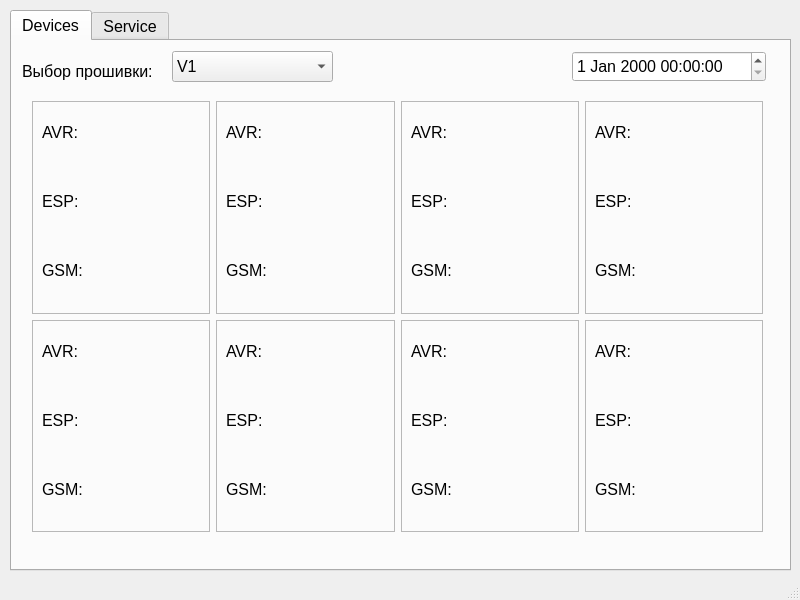
<?xml version="1.0" encoding="UTF-8"?>
<ui version="4.0">
 <class>MainWindow</class>
 <widget class="QMainWindow" name="MainWindow">
  <property name="geometry">
   <rect>
    <x>0</x>
    <y>0</y>
    <width>800</width>
    <height>600</height>
   </rect>
  </property>
  <property name="windowTitle">
   <string>MainWindow</string>
  </property>
  <widget class="QWidget" name="centralwidget">
   <widget class="QTabWidget" name="Devices">
    <property name="geometry">
     <rect>
      <x>10</x>
      <y>10</y>
      <width>781</width>
      <height>561</height>
     </rect>
    </property>
    <property name="font">
     <font>
      <pointsize>12</pointsize>
     </font>
    </property>
    <property name="currentIndex">
     <number>0</number>
    </property>
    <widget class="QWidget" name="tab">
     <attribute name="title">
      <string>Devices</string>
     </attribute>
     <widget class="QComboBox" name="select_version">
      <property name="geometry">
       <rect>
        <x>160</x>
        <y>10</y>
        <width>161</width>
        <height>31</height>
       </rect>
      </property>
      <item>
       <property name="text">
        <string>V1</string>
       </property>
      </item>
      <item>
       <property name="text">
        <string>V2</string>
       </property>
      </item>
      <item>
       <property name="text">
        <string>V3</string>
       </property>
      </item>
     </widget>
     <widget class="QLabel" name="version">
      <property name="geometry">
       <rect>
        <x>10</x>
        <y>20</y>
        <width>151</width>
        <height>20</height>
       </rect>
      </property>
      <property name="toolTip">
       <string>&lt;html&gt;&lt;head/&gt;&lt;body&gt;&lt;p align=&quot;center&quot;&gt;&lt;br/&gt;&lt;/p&gt;&lt;/body&gt;&lt;/html&gt;</string>
      </property>
      <property name="text">
       <string>Выбор прошивки:</string>
      </property>
     </widget>
     <widget class="QDateTimeEdit" name="dateTimeEdit">
      <property name="geometry">
       <rect>
        <x>560</x>
        <y>10</y>
        <width>194</width>
        <height>31</height>
       </rect>
      </property>
     </widget>
     <widget class="QWidget" name="">
      <property name="geometry">
       <rect>
        <x>20</x>
        <y>60</y>
        <width>731</width>
        <height>431</height>
       </rect>
      </property>
      <layout class="QGridLayout" name="gridLayout_5">
       <item row="0" column="0">
        <widget class="QFrame" name="device_1">
         <property name="frameShape">
          <enum>QFrame::StyledPanel</enum>
         </property>
         <property name="frameShadow">
          <enum>QFrame::Raised</enum>
         </property>
         <widget class="QWidget" name="verticalLayoutWidget">
          <property name="geometry">
           <rect>
            <x>10</x>
            <y>0</y>
            <width>161</width>
            <height>201</height>
           </rect>
          </property>
          <layout class="QVBoxLayout" name="verticalLayout">
           <item>
            <widget class="QLabel" name="avr_1">
             <property name="text">
              <string>AVR:</string>
             </property>
            </widget>
           </item>
           <item>
            <widget class="QLabel" name="esp_1">
             <property name="text">
              <string>ESP:</string>
             </property>
            </widget>
           </item>
           <item>
            <widget class="QLabel" name="gsm_1">
             <property name="text">
              <string>GSM:</string>
             </property>
            </widget>
           </item>
          </layout>
         </widget>
        </widget>
       </item>
       <item row="0" column="1">
        <widget class="QFrame" name="device_2">
         <property name="frameShape">
          <enum>QFrame::StyledPanel</enum>
         </property>
         <property name="frameShadow">
          <enum>QFrame::Raised</enum>
         </property>
         <widget class="QWidget" name="verticalLayoutWidget_2">
          <property name="geometry">
           <rect>
            <x>10</x>
            <y>0</y>
            <width>161</width>
            <height>201</height>
           </rect>
          </property>
          <layout class="QVBoxLayout" name="verticalLayout_2">
           <item>
            <widget class="QLabel" name="avr_2">
             <property name="text">
              <string>AVR:</string>
             </property>
            </widget>
           </item>
           <item>
            <widget class="QLabel" name="esp_2">
             <property name="text">
              <string>ESP:</string>
             </property>
            </widget>
           </item>
           <item>
            <widget class="QLabel" name="gsm_2">
             <property name="text">
              <string>GSM:</string>
             </property>
            </widget>
           </item>
          </layout>
         </widget>
        </widget>
       </item>
       <item row="0" column="2">
        <widget class="QFrame" name="device_3">
         <property name="frameShape">
          <enum>QFrame::StyledPanel</enum>
         </property>
         <property name="frameShadow">
          <enum>QFrame::Raised</enum>
         </property>
         <widget class="QWidget" name="verticalLayoutWidget_5">
          <property name="geometry">
           <rect>
            <x>10</x>
            <y>0</y>
            <width>161</width>
            <height>201</height>
           </rect>
          </property>
          <layout class="QVBoxLayout" name="verticalLayout_6">
           <item>
            <widget class="QLabel" name="avr_6">
             <property name="text">
              <string>AVR:</string>
             </property>
            </widget>
           </item>
           <item>
            <widget class="QLabel" name="esp_5">
             <property name="text">
              <string>ESP:</string>
             </property>
            </widget>
           </item>
           <item>
            <widget class="QLabel" name="gsm_5">
             <property name="text">
              <string>GSM:</string>
             </property>
            </widget>
           </item>
          </layout>
         </widget>
        </widget>
       </item>
       <item row="0" column="3">
        <widget class="QFrame" name="device_4">
         <property name="frameShape">
          <enum>QFrame::StyledPanel</enum>
         </property>
         <property name="frameShadow">
          <enum>QFrame::Raised</enum>
         </property>
         <widget class="QWidget" name="verticalLayoutWidget_8">
          <property name="geometry">
           <rect>
            <x>10</x>
            <y>0</y>
            <width>161</width>
            <height>201</height>
           </rect>
          </property>
          <layout class="QVBoxLayout" name="verticalLayout_9">
           <item>
            <widget class="QLabel" name="avr_9">
             <property name="text">
              <string>AVR:</string>
             </property>
            </widget>
           </item>
           <item>
            <widget class="QLabel" name="esp_9">
             <property name="text">
              <string>ESP:</string>
             </property>
            </widget>
           </item>
           <item>
            <widget class="QLabel" name="gsm_8">
             <property name="text">
              <string>GSM:</string>
             </property>
            </widget>
           </item>
          </layout>
         </widget>
        </widget>
       </item>
       <item row="1" column="0">
        <widget class="QFrame" name="device_5">
         <property name="frameShape">
          <enum>QFrame::StyledPanel</enum>
         </property>
         <property name="frameShadow">
          <enum>QFrame::Raised</enum>
         </property>
         <widget class="QWidget" name="verticalLayoutWidget_9">
          <property name="geometry">
           <rect>
            <x>10</x>
            <y>0</y>
            <width>161</width>
            <height>201</height>
           </rect>
          </property>
          <layout class="QVBoxLayout" name="verticalLayout_10">
           <item>
            <widget class="QLabel" name="avr_10">
             <property name="text">
              <string>AVR:</string>
             </property>
            </widget>
           </item>
           <item>
            <widget class="QLabel" name="esp_10">
             <property name="text">
              <string>ESP:</string>
             </property>
            </widget>
           </item>
           <item>
            <widget class="QLabel" name="gsm_9">
             <property name="text">
              <string>GSM:</string>
             </property>
            </widget>
           </item>
          </layout>
         </widget>
        </widget>
       </item>
       <item row="1" column="1">
        <widget class="QFrame" name="device_6">
         <property name="frameShape">
          <enum>QFrame::StyledPanel</enum>
         </property>
         <property name="frameShadow">
          <enum>QFrame::Raised</enum>
         </property>
         <widget class="QWidget" name="verticalLayoutWidget_10">
          <property name="geometry">
           <rect>
            <x>10</x>
            <y>0</y>
            <width>161</width>
            <height>201</height>
           </rect>
          </property>
          <layout class="QVBoxLayout" name="verticalLayout_11">
           <item>
            <widget class="QLabel" name="avr_11">
             <property name="text">
              <string>AVR:</string>
             </property>
            </widget>
           </item>
           <item>
            <widget class="QLabel" name="esp_11">
             <property name="text">
              <string>ESP:</string>
             </property>
            </widget>
           </item>
           <item>
            <widget class="QLabel" name="gsm_10">
             <property name="text">
              <string>GSM:</string>
             </property>
            </widget>
           </item>
          </layout>
         </widget>
        </widget>
       </item>
       <item row="1" column="2">
        <widget class="QFrame" name="device_7">
         <property name="frameShape">
          <enum>QFrame::StyledPanel</enum>
         </property>
         <property name="frameShadow">
          <enum>QFrame::Raised</enum>
         </property>
         <widget class="QWidget" name="verticalLayoutWidget_11">
          <property name="geometry">
           <rect>
            <x>10</x>
            <y>0</y>
            <width>161</width>
            <height>201</height>
           </rect>
          </property>
          <layout class="QVBoxLayout" name="verticalLayout_12">
           <item>
            <widget class="QLabel" name="avr_12">
             <property name="text">
              <string>AVR:</string>
             </property>
            </widget>
           </item>
           <item>
            <widget class="QLabel" name="esp_12">
             <property name="text">
              <string>ESP:</string>
             </property>
            </widget>
           </item>
           <item>
            <widget class="QLabel" name="gsm_11">
             <property name="text">
              <string>GSM:</string>
             </property>
            </widget>
           </item>
          </layout>
         </widget>
        </widget>
       </item>
       <item row="1" column="3">
        <widget class="QFrame" name="device_8">
         <property name="frameShape">
          <enum>QFrame::StyledPanel</enum>
         </property>
         <property name="frameShadow">
          <enum>QFrame::Raised</enum>
         </property>
         <widget class="QWidget" name="verticalLayoutWidget_12">
          <property name="geometry">
           <rect>
            <x>10</x>
            <y>0</y>
            <width>161</width>
            <height>201</height>
           </rect>
          </property>
          <layout class="QVBoxLayout" name="verticalLayout_13">
           <item>
            <widget class="QLabel" name="avr_13">
             <property name="text">
              <string>AVR:</string>
             </property>
            </widget>
           </item>
           <item>
            <widget class="QLabel" name="esp_13">
             <property name="text">
              <string>ESP:</string>
             </property>
            </widget>
           </item>
           <item>
            <widget class="QLabel" name="gsm_12">
             <property name="text">
              <string>GSM:</string>
             </property>
            </widget>
           </item>
          </layout>
         </widget>
        </widget>
       </item>
      </layout>
     </widget>
    </widget>
    <widget class="QWidget" name="tab_2">
     <attribute name="title">
      <string>Service</string>
     </attribute>
     <widget class="QLabel" name="change_value">
      <property name="geometry">
       <rect>
        <x>140</x>
        <y>10</y>
        <width>95</width>
        <height>19</height>
       </rect>
      </property>
      <property name="font">
       <font>
        <pointsize>12</pointsize>
       </font>
      </property>
      <property name="toolTipDuration">
       <number>5</number>
      </property>
      <property name="text">
       <string>Change value</string>
      </property>
      <property name="alignment">
       <set>Qt::AlignCenter</set>
      </property>
     </widget>
     <widget class="QLabel" name="current_value">
      <property name="geometry">
       <rect>
        <x>520</x>
        <y>10</y>
        <width>95</width>
        <height>19</height>
       </rect>
      </property>
      <property name="font">
       <font>
        <pointsize>12</pointsize>
       </font>
      </property>
      <property name="toolTipDuration">
       <number>5</number>
      </property>
      <property name="text">
       <string>Current value</string>
      </property>
      <property name="alignment">
       <set>Qt::AlignCenter</set>
      </property>
     </widget>
     <widget class="QWidget" name="layoutWidget">
      <property name="geometry">
       <rect>
        <x>10</x>
        <y>36</y>
        <width>751</width>
        <height>471</height>
       </rect>
      </property>
      <layout class="QGridLayout" name="gridLayout_4">
       <item row="0" column="0" colspan="4">
        <layout class="QGridLayout" name="gridLayout_3">
         <item row="0" column="0" colspan="2">
          <layout class="QGridLayout" name="gridLayout_2">
           <item row="0" column="0">
            <widget class="QLabel" name="ACC">
             <property name="font">
              <font>
               <pointsize>12</pointsize>
              </font>
             </property>
             <property name="text">
              <string>ACC</string>
             </property>
             <property name="alignment">
              <set>Qt::AlignCenter</set>
             </property>
            </widget>
           </item>
           <item row="0" column="1" colspan="2">
            <widget class="QSlider" name="ACC_slider">
             <property name="value">
              <number>25</number>
             </property>
             <property name="orientation">
              <enum>Qt::Horizontal</enum>
             </property>
            </widget>
           </item>
           <item row="1" column="0">
            <widget class="QLabel" name="DEC">
             <property name="font">
              <font>
               <pointsize>12</pointsize>
              </font>
             </property>
             <property name="text">
              <string>DEC</string>
             </property>
             <property name="alignment">
              <set>Qt::AlignCenter</set>
             </property>
            </widget>
           </item>
           <item row="1" column="1" colspan="2">
            <widget class="QSlider" name="DEC_slider">
             <property name="value">
              <number>25</number>
             </property>
             <property name="orientation">
              <enum>Qt::Horizontal</enum>
             </property>
            </widget>
           </item>
           <item row="2" column="0">
            <widget class="QLabel" name="Speed">
             <property name="font">
              <font>
               <pointsize>12</pointsize>
              </font>
             </property>
             <property name="text">
              <string>Speed</string>
             </property>
             <property name="alignment">
              <set>Qt::AlignCenter</set>
             </property>
            </widget>
           </item>
           <item row="2" column="1" colspan="2">
            <widget class="QSlider" name="Speed_slider">
             <property name="value">
              <number>25</number>
             </property>
             <property name="orientation">
              <enum>Qt::Horizontal</enum>
             </property>
            </widget>
           </item>
           <item row="3" column="0">
            <widget class="QLabel" name="Step">
             <property name="font">
              <font>
               <pointsize>12</pointsize>
              </font>
             </property>
             <property name="text">
              <string>Step</string>
             </property>
             <property name="alignment">
              <set>Qt::AlignCenter</set>
             </property>
            </widget>
           </item>
           <item row="3" column="1" colspan="2">
            <widget class="QSlider" name="Step_slider">
             <property name="value">
              <number>35</number>
             </property>
             <property name="orientation">
              <enum>Qt::Horizontal</enum>
             </property>
            </widget>
           </item>
           <item row="4" column="0">
            <widget class="QLabel" name="irection">
             <property name="font">
              <font>
               <pointsize>12</pointsize>
              </font>
             </property>
             <property name="text">
              <string>Direction</string>
             </property>
             <property name="alignment">
              <set>Qt::AlignCenter</set>
             </property>
            </widget>
           </item>
           <item row="4" column="1">
            <widget class="QRadioButton" name="radioButton">
             <property name="text">
              <string>CV</string>
             </property>
             <property name="checked">
              <bool>true</bool>
             </property>
            </widget>
           </item>
           <item row="4" column="2">
            <widget class="QRadioButton" name="radioButton_2">
             <property name="text">
              <string>CCV</string>
             </property>
            </widget>
           </item>
          </layout>
         </item>
         <item row="1" column="0">
          <widget class="QPushButton" name="sendButton">
           <property name="font">
            <font>
             <pointsize>12</pointsize>
            </font>
           </property>
           <property name="text">
            <string>Send</string>
           </property>
          </widget>
         </item>
         <item row="1" column="1">
          <widget class="QPushButton" name="startButton">
           <property name="font">
            <font>
             <pointsize>12</pointsize>
            </font>
           </property>
           <property name="text">
            <string>Start (Move)</string>
           </property>
          </widget>
         </item>
         <item row="1" column="2">
          <widget class="QPushButton" name="startButton_2">
           <property name="font">
            <font>
             <pointsize>12</pointsize>
            </font>
           </property>
           <property name="text">
            <string>Start (Run)</string>
           </property>
          </widget>
         </item>
         <item row="1" column="3">
          <widget class="QPushButton" name="stepButton">
           <property name="font">
            <font>
             <pointsize>12</pointsize>
            </font>
           </property>
           <property name="text">
            <string>Stop</string>
           </property>
          </widget>
         </item>
         <item row="0" column="2" colspan="2">
          <layout class="QGridLayout" name="gridLayout">
           <item row="0" column="0">
            <widget class="QLabel" name="acc_val">
             <property name="font">
              <font>
               <pointsize>12</pointsize>
              </font>
             </property>
             <property name="text">
              <string>ACC val:  0</string>
             </property>
             <property name="alignment">
              <set>Qt::AlignCenter</set>
             </property>
            </widget>
           </item>
           <item row="1" column="0">
            <widget class="QLabel" name="dec_val">
             <property name="font">
              <font>
               <pointsize>12</pointsize>
              </font>
             </property>
             <property name="text">
              <string>DEC val:  0</string>
             </property>
             <property name="alignment">
              <set>Qt::AlignCenter</set>
             </property>
            </widget>
           </item>
           <item row="2" column="0">
            <widget class="QLabel" name="speed_val">
             <property name="font">
              <font>
               <pointsize>12</pointsize>
              </font>
             </property>
             <property name="text">
              <string>Speed val:  0</string>
             </property>
             <property name="alignment">
              <set>Qt::AlignCenter</set>
             </property>
            </widget>
           </item>
           <item row="3" column="0">
            <widget class="QLabel" name="step_val">
             <property name="font">
              <font>
               <pointsize>12</pointsize>
              </font>
             </property>
             <property name="text">
              <string>Step val:  0</string>
             </property>
             <property name="alignment">
              <set>Qt::AlignCenter</set>
             </property>
            </widget>
           </item>
           <item row="4" column="0">
            <widget class="QLabel" name="direction_val">
             <property name="font">
              <font>
               <pointsize>12</pointsize>
              </font>
             </property>
             <property name="text">
              <string>Direction:  CV</string>
             </property>
             <property name="alignment">
              <set>Qt::AlignCenter</set>
             </property>
            </widget>
           </item>
          </layout>
         </item>
        </layout>
       </item>
       <item row="1" column="0">
        <widget class="QPushButton" name="programming">
         <property name="font">
          <font>
           <pointsize>12</pointsize>
          </font>
         </property>
         <property name="text">
          <string>Strat programming</string>
         </property>
        </widget>
       </item>
       <item row="1" column="1">
        <widget class="QLabel" name="started">
         <property name="text">
          <string>Started</string>
         </property>
         <property name="alignment">
          <set>Qt::AlignCenter</set>
         </property>
        </widget>
       </item>
       <item row="1" column="2">
        <widget class="QLabel" name="sucsess">
         <property name="text">
          <string>Sucsess</string>
         </property>
         <property name="alignment">
          <set>Qt::AlignCenter</set>
         </property>
        </widget>
       </item>
       <item row="1" column="3">
        <widget class="QLabel" name="error">
         <property name="text">
          <string>Error</string>
         </property>
         <property name="alignment">
          <set>Qt::AlignCenter</set>
         </property>
        </widget>
       </item>
      </layout>
     </widget>
    </widget>
   </widget>
  </widget>
  <widget class="QMenuBar" name="menubar">
   <property name="geometry">
    <rect>
     <x>0</x>
     <y>0</y>
     <width>800</width>
     <height>22</height>
    </rect>
   </property>
  </widget>
  <widget class="QStatusBar" name="statusbar"/>
 </widget>
 <resources/>
 <connections/>
</ui>
